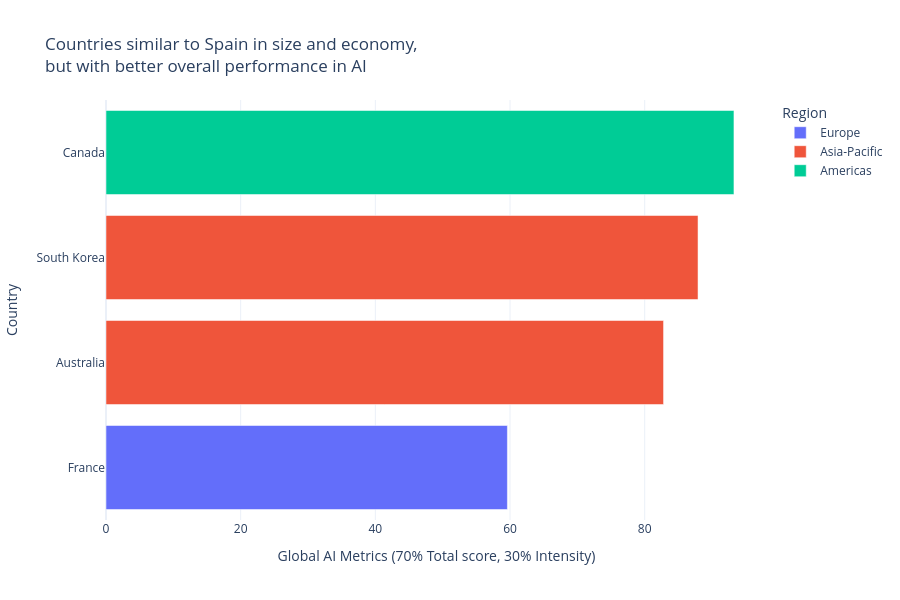

Here is the notebook cell this chart was saved with:
### Markdown cell above
SOLUTION: Now we will compare SPAIN with countries whose GDP and size are between half and double of Spain’s, normalize Intensity so that it is on the same scale as Total Score, and calculate a global metric that gives more weight to Total Score than to Intensity, so that not only small countries benefit, but also those leading the AI market.

### Code cell
import pandas as pd
import numpy as np
import plotly.express as px

# =====================================================
# 1. Función auxiliar de normalización 0–100
# =====================================================
def minmax_0_100(s):
    """Escala una serie numérica al rango [0, 100]."""
    return 100 * (s - s.min()) / (s.max() - s.min())


# =====================================================
# 2. Seleccionar país de referencia (España)
# =====================================================
country_ref = "Spain"

spain_row = df[df["Country"] == country_ref].iloc[0]            # filtra por España y coge la primera fila
spain_gdp   = spain_row["GDP_2023"]
spain_pop   = spain_row["POP_2023"]
spain_total = spain_row["Total score"]

print(f"{country_ref} - GDP_2023: {spain_gdp:,.0f}  |  POP_2023: {spain_pop:,.0f}  |  Total score: {spain_total:.2f}")


# =====================================================
# 3. Definir grupo comparable a España
#    (países con PIB y población entre la mitad y el doble)
#    -> puedes ajustar los factores 0.5 y 2.0 si quieres
# =====================================================
peer = df[
    (df["GDP_2023"].between(spain_gdp * 0.5, spain_gdp * 2.0)) &            # between(a, b) comprueba si el valor de cada país está entre a y b
    (df["POP_2023"].between(spain_pop * 0.5, spain_pop * 2.0))
].copy()

print("Nº de países comparables a España:", len(peer))
print(peer[["Country", "Region", "GDP_2023", "POP_2023"]].head())


# =====================================================
# 4. Normalizar Total score e Intensity DENTRO del grupo comparable
# =====================================================
peer["Total_norm"]     = minmax_0_100(peer["Total score"])
peer["Intensity_norm"] = minmax_0_100(peer["Intensity"])

# Pesos de la métrica global (ajustables)
w_total = 0.7   # peso para Total score (rendimiento absoluto en IA)
w_int   = 0.3   # peso para Intensity (eficiencia relativa)

peer["Global_AI"] = w_total * peer["Total_norm"] + w_int * peer["Intensity_norm"]
# peer["Global_AI"] = w_total * peer["Total score"] + w_int * peer["Intensity_norm"]



# =====================================================
# 5. Países que lo hacen mejor que España en Total score
#    (dentro del grupo comparable) y ordenados por Global_AI
# =====================================================
better_peers = (
    peer[peer["Total score"] > spain_total]
    .sort_values("Global_AI", ascending=False)          # eindexa el DataFrame de 0,1,2,… para tenerlo “limpio”
    .reset_index(drop=True)
)

print("Países comparables a España pero con mejor Total score:")
display(better_peers[["Country", "Region", "Total score", "Intensity", "Global_AI"]])


# =====================================================
# 6. Ranking en barras (Global_AI)
# =====================================================
fig_rank = px.bar(
    better_peers.sort_values("Global_AI"),
    x="Global_AI",
    y="Country",
    orientation="h",
    color="Region",
    hover_data={
        "Total score":":.1f",
        "Intensity":":.1f",
        "GDP_2023":":.2e",
        "POP_2023":":.0f"
    },
    title=f"Countries similar to {country_ref} in size and economy, <br>but with better overall performance in AI",       # <br> salto de linea
    labels={"Global_AI": "Global AI Metrics (70% Total score, 30% Intensity)"}
)
fig_rank.update_layout(template="plotly_white", height=600)
fig_rank.show()

### Figure 1 — Plotly figure (JSON) as saved in the notebook; plotly's stock layout.template omitted (floating-point values rounded to 4 significant figures)
{"data": [{"customdata": [[34.42, 1.074, 3052000000000.0, 68290000.0]], "hovertemplate": "Region=Europe<br>Global AI Metrics (70% Total score, 30% Intensity)=%{x}<br>Country=%{y}<br>Total score=%{customdata[0]:.1f}<br>Intensity=%{customdata[1]:.1f}<br>GDP_2023=%{customdata[2]:.2e}<br>POP_2023=%{customdata[3]:.0f}<extra></extra>", "legendgroup": "Europe", "marker": {"color": "#636efa", "pattern": {"shape": ""}}, "name": "Europe", "orientation": "h", "showlegend": true, "textposition": "auto", "type": "bar", "x": [59.61], "xaxis": "x", "y": ["France"], "yaxis": "y"}, {"customdata": [[33.86, 2.257, 1728000000000.0, 26650000.0], [38.6, 1.886, 1713000000000.0, 51710000.0]], "hovertemplate": "Region=Asia-Pacific<br>Global AI Metrics (70% Total score, 30% Intensity)=%{x}<br>Country=%{y}<br>Total score=%{customdata[0]:.1f}<br>Intensity=%{customdata[1]:.1f}<br>GDP_2023=%{customdata[2]:.2e}<br>POP_2023=%{customdata[3]:.0f}<extra></extra>", "legendgroup": "Asia-Pacific", "marker": {"color": "#EF553B", "pattern": {"shape": ""}}, "name": "Asia-Pacific", "orientation": "h", "showlegend": true, "textposition": "auto", "type": "bar", "x": [82.8, 87.92], "xaxis": "x", "y": ["Australia", "South Korea"], "yaxis": "y"}, {"customdata": [[40.19, 1.935, 2173000000000.0, 40080000.0]], "hovertemplate": "Region=Americas<br>Global AI Metrics (70% Total score, 30% Intensity)=%{x}<br>Country=%{y}<br>Total score=%{customdata[0]:.1f}<br>Intensity=%{customdata[1]:.1f}<br>GDP_2023=%{customdata[2]:.2e}<br>POP_2023=%{customdata[3]:.0f}<extra></extra>", "legendgroup": "Americas", "marker": {"color": "#00cc96", "pattern": {"shape": ""}}, "name": "Americas", "orientation": "h", "showlegend": true, "textposition": "auto", "type": "bar", "x": [93.25], "xaxis": "x", "y": ["Canada"], "yaxis": "y"}], "layout": {"barmode": "relative", "height": 600, "legend": {"title": {"text": "Region"}, "tracegroupgap": 0}, "title": {"text": "Countries similar to Spain in size and economy, <br>but with better overall performance in AI"}, "xaxis": {"anchor": "y", "domain": [0, 1], "title": {"text": "Global AI Metrics (70% Total score, 30% Intensity)"}}, "yaxis": {"anchor": "x", "domain": [0, 1], "title": {"text": "Country"}}}}
